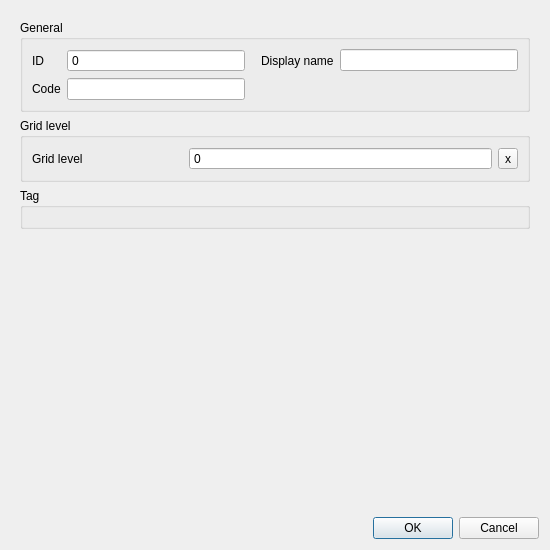
<?xml version="1.0" encoding="UTF-8"?>
<ui version="4.0">
 <class>Dialog</class>
 <widget class="QDialog" name="Dialog">
  <property name="geometry">
   <rect>
    <x>0</x>
    <y>0</y>
    <width>550</width>
    <height>550</height>
   </rect>
  </property>
  <property name="windowTitle">
   <string>Dialog</string>
  </property>
  <layout class="QGridLayout" name="gridLayout">
   <item row="1" column="0">
    <widget class="QDialogButtonBox" name="buttonBox">
     <property name="standardButtons">
      <set>QDialogButtonBox::Cancel|QDialogButtonBox::Ok</set>
     </property>
    </widget>
   </item>
   <item row="0" column="0">
    <widget class="QScrollArea" name="scrollArea">
     <property name="frameShape">
      <enum>QFrame::NoFrame</enum>
     </property>
     <property name="widgetResizable">
      <bool>true</bool>
     </property>
     <widget class="QWidget" name="scrollAreaWidgetContents">
      <property name="geometry">
       <rect>
        <x>0</x>
        <y>0</y>
        <width>532</width>
        <height>503</height>
       </rect>
      </property>
      <layout class="QGridLayout" name="gridLayout_7">
       <item row="1" column="0">
        <widget class="QGroupBox" name="grp_grid_level">
         <property name="enabled">
          <bool>true</bool>
         </property>
         <property name="sizePolicy">
          <sizepolicy hsizetype="Preferred" vsizetype="Preferred">
           <horstretch>0</horstretch>
           <verstretch>0</verstretch>
          </sizepolicy>
         </property>
         <property name="locale">
          <locale language="English" country="UnitedStates"/>
         </property>
         <property name="title">
          <string>Grid level</string>
         </property>
         <layout class="QGridLayout" name="gridLayout_4">
          <item row="0" column="0">
           <widget class="QLabel" name="label_6">
            <property name="locale">
             <locale language="English" country="UnitedStates"/>
            </property>
            <property name="text">
             <string>Grid level</string>
            </property>
            <property name="alignment">
             <set>Qt::AlignLeading|Qt::AlignLeft|Qt::AlignVCenter</set>
            </property>
           </widget>
          </item>
          <item row="0" column="1" colspan="2">
           <widget class="QSpinBox" name="grid_level">
            <property name="sizePolicy">
             <sizepolicy hsizetype="Expanding" vsizetype="Fixed">
              <horstretch>0</horstretch>
              <verstretch>0</verstretch>
             </sizepolicy>
            </property>
            <property name="locale">
             <locale language="English" country="UnitedStates"/>
            </property>
            <property name="buttonSymbols">
             <enum>QAbstractSpinBox::NoButtons</enum>
            </property>
            <property name="maximum">
             <number>999999999</number>
            </property>
            <property name="showClearButton" stdset="0">
             <bool>true</bool>
            </property>
            <property name="clearValue" stdset="0">
             <bool>true</bool>
            </property>
            <property name="expressionsEnabled" stdset="0">
             <bool>true</bool>
            </property>
           </widget>
          </item>
          <item row="0" column="3">
           <widget class="QToolButton" name="crest_level_clear">
            <property name="text">
             <string>x</string>
            </property>
           </widget>
          </item>
         </layout>
        </widget>
       </item>
       <item row="3" column="0">
        <spacer name="verticalSpacer_3">
         <property name="orientation">
          <enum>Qt::Vertical</enum>
         </property>
         <property name="sizeHint" stdset="0">
          <size>
           <width>20</width>
           <height>40</height>
          </size>
         </property>
        </spacer>
       </item>
       <item row="0" column="0">
        <widget class="QGroupBox" name="grp_general">
         <property name="enabled">
          <bool>true</bool>
         </property>
         <property name="locale">
          <locale language="English" country="UnitedStates"/>
         </property>
         <property name="title">
          <string>General</string>
         </property>
         <layout class="QGridLayout" name="gridLayout_2">
          <item row="0" column="2">
           <widget class="QLabel" name="label_2">
            <property name="locale">
             <locale language="English" country="UnitedStates"/>
            </property>
            <property name="text">
             <string>Display name</string>
            </property>
            <property name="alignment">
             <set>Qt::AlignLeading|Qt::AlignLeft|Qt::AlignVCenter</set>
            </property>
            <property name="indent">
             <number>10</number>
            </property>
           </widget>
          </item>
          <item row="0" column="3">
           <widget class="QLineEdit" name="display_name">
            <property name="sizePolicy">
             <sizepolicy hsizetype="Expanding" vsizetype="Fixed">
              <horstretch>0</horstretch>
              <verstretch>0</verstretch>
             </sizepolicy>
            </property>
            <property name="locale">
             <locale language="English" country="UnitedStates"/>
            </property>
            <property name="clearButtonEnabled">
             <bool>true</bool>
            </property>
           </widget>
          </item>
          <item row="0" column="0">
           <widget class="QLabel" name="label">
            <property name="locale">
             <locale language="English" country="UnitedStates"/>
            </property>
            <property name="text">
             <string>ID</string>
            </property>
            <property name="alignment">
             <set>Qt::AlignLeading|Qt::AlignLeft|Qt::AlignVCenter</set>
            </property>
           </widget>
          </item>
          <item row="1" column="0">
           <widget class="QLabel" name="label_3">
            <property name="locale">
             <locale language="English" country="UnitedStates"/>
            </property>
            <property name="text">
             <string>Code</string>
            </property>
            <property name="alignment">
             <set>Qt::AlignLeading|Qt::AlignLeft|Qt::AlignVCenter</set>
            </property>
           </widget>
          </item>
          <item row="1" column="1">
           <widget class="QLineEdit" name="code">
            <property name="sizePolicy">
             <sizepolicy hsizetype="Expanding" vsizetype="Fixed">
              <horstretch>0</horstretch>
              <verstretch>0</verstretch>
             </sizepolicy>
            </property>
            <property name="locale">
             <locale language="English" country="UnitedStates"/>
            </property>
            <property name="clearButtonEnabled">
             <bool>true</bool>
            </property>
           </widget>
          </item>
          <item row="0" column="1">
           <widget class="QSpinBox" name="id">
            <property name="locale">
             <locale language="English" country="UnitedStates"/>
            </property>
            <property name="readOnly">
             <bool>true</bool>
            </property>
            <property name="buttonSymbols">
             <enum>QAbstractSpinBox::NoButtons</enum>
            </property>
            <property name="maximum">
             <number>99999999</number>
            </property>
            <property name="showClearButton" stdset="0">
             <bool>true</bool>
            </property>
            <property name="clearValue" stdset="0">
             <bool>true</bool>
            </property>
            <property name="expressionsEnabled" stdset="0">
             <bool>false</bool>
            </property>
           </widget>
          </item>
         </layout>
        </widget>
       </item>
       <item row="2" column="0">
        <widget class="QGroupBox" name="grp_tag">
         <property name="font">
          <font>
           <weight>50</weight>
           <bold>false</bold>
          </font>
         </property>
         <property name="title">
          <string>Tag</string>
         </property>
         <layout class="QGridLayout" name="gridLayout_22">
          <item row="0" column="0" colspan="2">
           <layout class="QHBoxLayout" name="tags_layout"/>
          </item>
         </layout>
        </widget>
       </item>
      </layout>
     </widget>
    </widget>
   </item>
  </layout>
 </widget>
 <tabstops>
  <tabstop>scrollArea</tabstop>
  <tabstop>id</tabstop>
  <tabstop>display_name</tabstop>
  <tabstop>code</tabstop>
  <tabstop>grid_level</tabstop>
  <tabstop>crest_level_clear</tabstop>
 </tabstops>
 <resources/>
 <connections/>
</ui>
